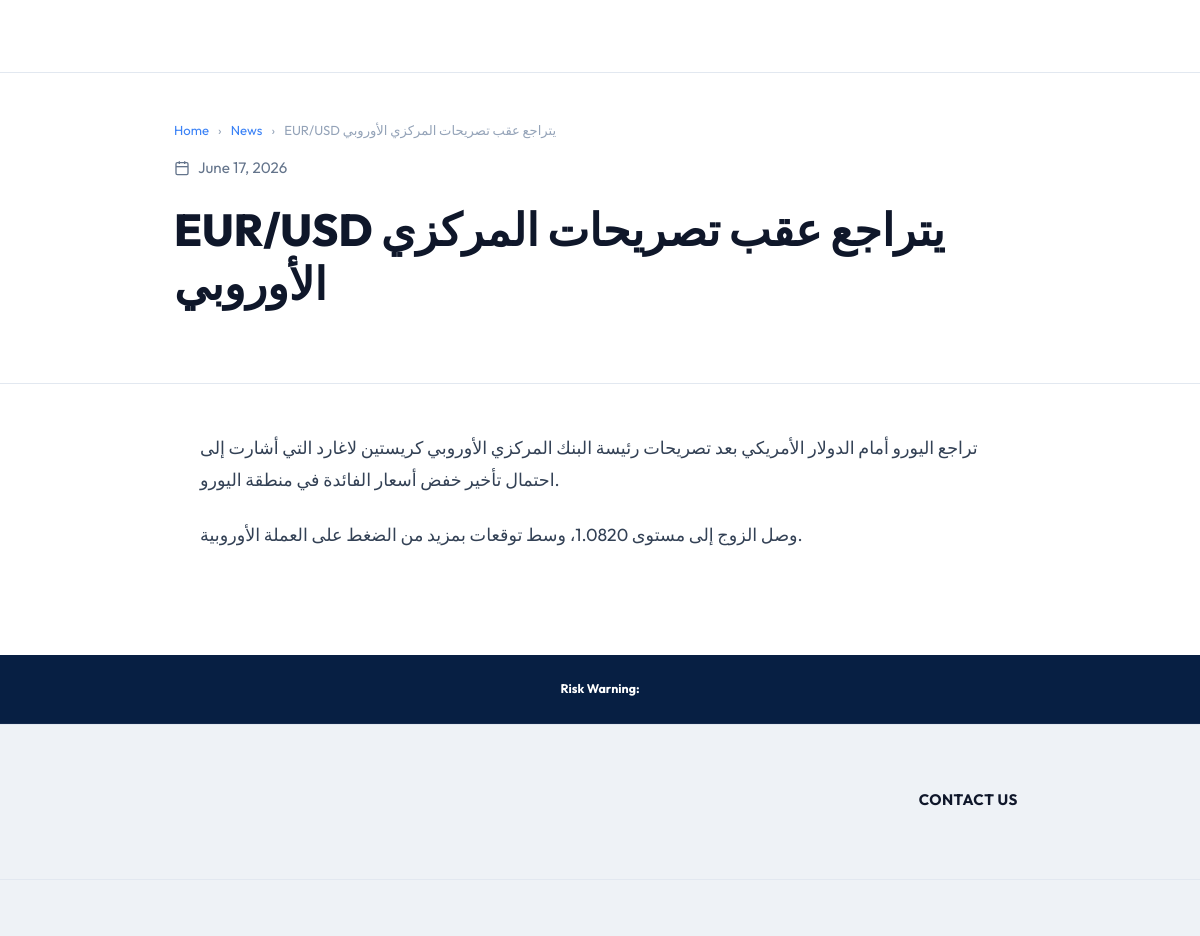
Screenshot of /news/eurusd-drops-ecb-statements/ with the database file from the repository.
### news/models.py (models this page shows, shortened)
class NewsArticle(models.Model):
    STATUS_CHOICES = [
        ('draft', 'Draft'),
        ('published', 'Published'),
    ]
    title = models.CharField(max_length=255)
    slug = models.SlugField(max_length=255, unique=True)
    content = RichTextField(blank=True)
    featured_image = models.ImageField(upload_to='news/', blank=True, null=True)
    featured_image_alt = models.CharField(max_length=255, blank=True)
    seo_title = models.CharField(max_length=255, blank=True)
    seo_description = models.TextField(blank=True)
    status = models.CharField(max_length=20, choices=STATUS_CHOICES, default='draft')
    created_at = models.DateTimeField(auto_now_add=True)
    updated_at = models.DateTimeField(auto_now=True)
    class Meta:
        ordering = ['-created_at']

### news/views.py (the view)
# urls.py: path('<slug:slug>/', NewsDetailView.as_view(), name='news_detail'),
class NewsDetailView(DetailView):
    model = NewsArticle
    template_name = 'pages/news_detail.html'
    context_object_name = 'news_article'
    def get_queryset(self):
        return NewsArticle.objects.filter(status='published')

### pages/templates/pages/news_detail.html (shortened to what this page needs)
{% extends 'pages/base.html' %}
{% load i18n %}
{% load shortcodes %}
{% block content %}
<div class="news-detail-header">
    <div class="container" style="max-width: 900px;">
        <div class="article-breadcrumb" style="font-size:0.82rem;color:#94a3b8;margin-bottom:1rem;">
            <a href="{% url 'home' %}" style="color:#3b82f6;text-decoration:none;">Home</a>
            <span style="margin:0 0.4rem;">›</span>
            <a href="{% url 'news_list' %}" style="color:#3b82f6;text-decoration:none;">News</a>
            <span style="margin:0 0.4rem;">›</span>
            {{ news_article.title }}
        </div>
        <div class="news-detail-meta">
            <span class="news-detail-meta-item">
                <svg viewBox="0 0 24 24" width="16" height="16" fill="none" stroke="currentColor" stroke-width="2"><rect x="3" y="4" width="18" height="18" rx="2" ry="2"></rect><line x1="16" y1="2" x2="16" y2="6"></line><line x1="8" y1="2" x2="8" y2="6"></line><line x1="3" y1="10" x2="21" y2="10"></line></svg>
                {{ news_article.created_at|date:"F d, Y" }}
            </span>
        </div>
        <h1 class="news-detail-title">{{ news_article.title }}</h1>
    </div>
</div>
<div class="container" style="max-width: 900px; padding-bottom: 5rem;">
    <div class="news-detail-content">
        {{ news_article.content|render_shortcodes|safe }}
    </div>
</div>
{% endblock %}

### pages/templates/pages/base.html (style rules this page uses)
:root { --primary: #0b3168; --primary-hover: #1e40af; --accent: #10b981; --bg-light: #f8fafc; --bg-white: #ffffff; --text-dark: #0f172a; --text-muted: #64748b; --border-color: #e2e8f0; --footer-bg: #eef2f6; --footer-top-bg: #071f43; --font-en: 'Outfit', sans-serif; --font-ar: 'Cairo', sans-serif; }
* { margin: 0; padding: 0; box-sizing: border-box; }
body { background-color: var(--bg-white); color: var(--text-dark); line-height: 1.5; -webkit-font-smoothing: antialiased; }
.ltr-layout body, .ltr-layout input, .ltr-layout button, .ltr-layout select, .ltr-layout textarea { font-family: var(--font-en); }
.container { max-width: 1200px; margin: 0 auto; padding: 0 1.5rem; width: 100%; }

### pages/templates/pages/news_detail.html (style rules this page uses)
.news-detail-header { background: var(--bg-white); border-bottom: 1px solid var(--border-color); padding: 3rem 0; margin-bottom: 3rem; }
.news-detail-meta { display: flex; align-items: center; gap: 1.5rem; color: var(--text-muted); font-size: 0.95rem; margin-bottom: 1.5rem; }
.news-detail-meta-item { display: flex; align-items: center; gap: 0.5rem; }
.news-detail-title { font-size: 2.8rem; font-weight: 800; color: var(--text-dark); line-height: 1.2; margin-bottom: 1.5rem; }
.news-detail-content { font-size: 1.1rem; line-height: 1.8; color: #334155; max-width: 800px; margin: 0 auto; }
.news-detail-content p { margin-bottom: 1.5rem; }

### rows the page displays
NewsArticle: title "EUR/USD يتراجع عقب تصريحات المركزي الأوروبي", created_at "June 17, 2026", content|render_shortcodes "تراجع اليورو أمام الدولار الأمريكي بعد تصريحات رئيسة البنك المركزي الأوروبي كريستين لاغارد التي أشارت إلى احتمال تأخير خفض أسعار الفائدة في منطقة اليورو. وصل الزوج إلى مستوى 1.0820، وسط توقعات بمزيد من الضغط على العملة الأوروبية."
